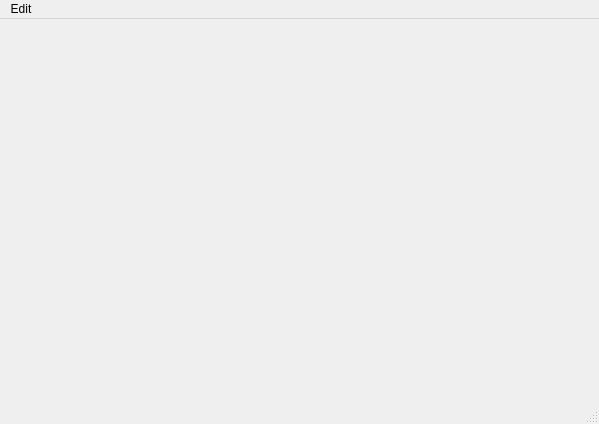
<?xml version="1.0" encoding="UTF-8"?>
<ui version="4.0">
 <class>MainPage</class>
 <widget class="QMainWindow" name="MainPage">
  <property name="geometry">
   <rect>
    <x>0</x>
    <y>0</y>
    <width>599</width>
    <height>424</height>
   </rect>
  </property>
  <property name="windowTitle">
   <string>MainWindow</string>
  </property>
  <widget class="QWidget" name="centralwidget"/>
  <widget class="QMenuBar" name="menubar">
   <property name="geometry">
    <rect>
     <x>0</x>
     <y>0</y>
     <width>599</width>
     <height>22</height>
    </rect>
   </property>
   <widget class="QMenu" name="menuAdd_Entries">
    <property name="title">
     <string>Edit</string>
    </property>
    <addaction name="actionAdd_Entries"/>
    <addaction name="actionDeletee_Entries"/>
   </widget>
   <addaction name="menuAdd_Entries"/>
  </widget>
  <widget class="QStatusBar" name="statusbar"/>
  <action name="actionAdd_Entries">
   <property name="text">
    <string>Add Entries</string>
   </property>
  </action>
  <action name="actionDeletee_Entries">
   <property name="text">
    <string>Delete Entries</string>
   </property>
  </action>
 </widget>
 <resources/>
 <connections/>
</ui>
